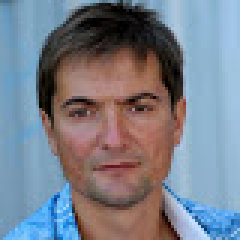
%> input picture data/photo.jpg, 80 x 80 px (shown 3 times larger)
$ octave fd.m   (GNU Octave 9; MATLAB toolbox functions it lacks are replaced by stand-ins)
%> lines starting %> are read from the running program, lines starting %| are printed output that depends on the picture
clear all
clc
%Detect objects using Viola-Jones Algorithm

%To detect Face
FDetect = vision.CascadeObjectDetector;

%Read the input image
I = imread('photo.jpg');
%> I is the input picture: size 80x80x3 uint8; mean R, G, B 121.2, 127.4, 139.4

%Returns Bounding Box values based on number of objects
BB = step(FDetect,I);
%> BB = [12 17 51 51]

%figure,
%imshow(I); hold on
A = [];
for i = 1:size(BB,1)
    width = int8(BB(i,4));
    height = int8(BB(i,3));
    collum = int8(BB(i,1));
    row = int8(BB(i,2));
    A = [I(row:row+height,collum:collum+width)];
    figure,
    imshow(A); hold on; hold off;
%rectangle('Position',BB(i,:),'LineWidth',5,'LineStyle','-','EdgeColor','r');
end
%> this loop made 1 pass
%> (width, height, collum, row) on pass 1: (51, 51, 12, 17)
%> pass 1, `A = [I(row:row+height,collum:collum+width)];`:
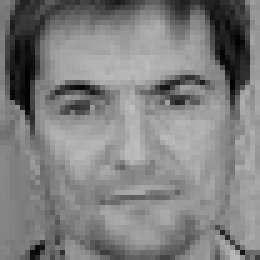
%> A: size 52x52 uint8 (shown 5 times larger); min 0, max 192, mean 127.5
%title('Face Detection');
%hold off;
